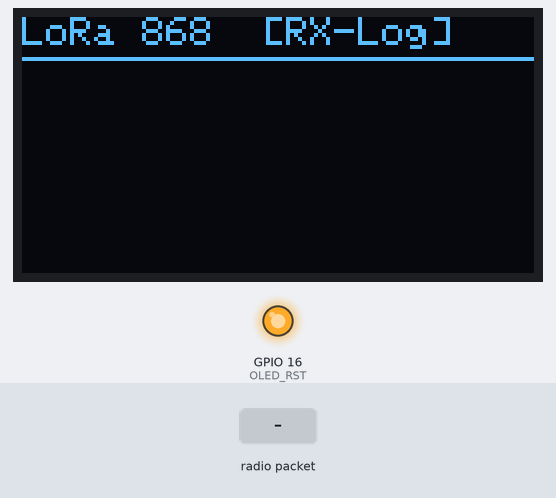
The sketch below on a simulated ESP32. On the bench: 128×64 one-colour display, output pins drawn as LEDs (lit = HIGH). The inputs (shaded band) are chosen by the test bench. No radio packets arrive unless stated; pins used as bus, display or sensor lines are not drawn; what the sketch prints to the serial monitor is not drawn.

Above: at 5.6 s.
5.7 s: radio packet "1" arrives
At 6.0 s:
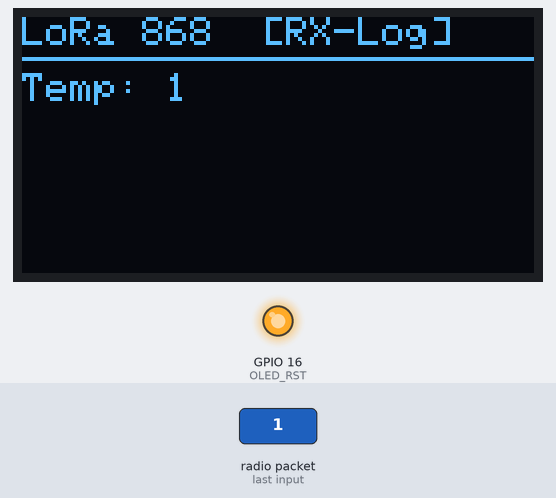
7.2 s: radio packet "0" arrives
At 8.4 s:
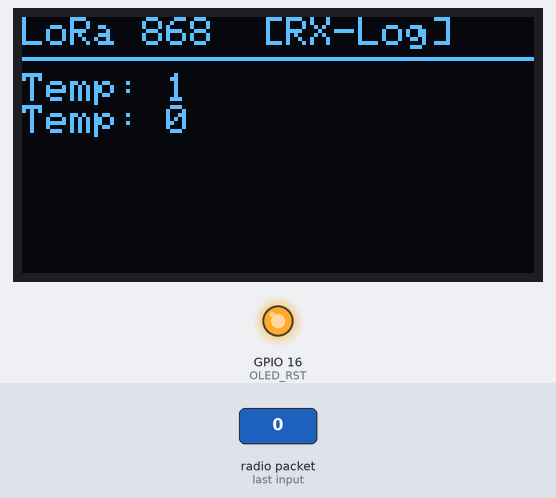
8.7 s: radio packet "2" arrives
At 9.6 s:
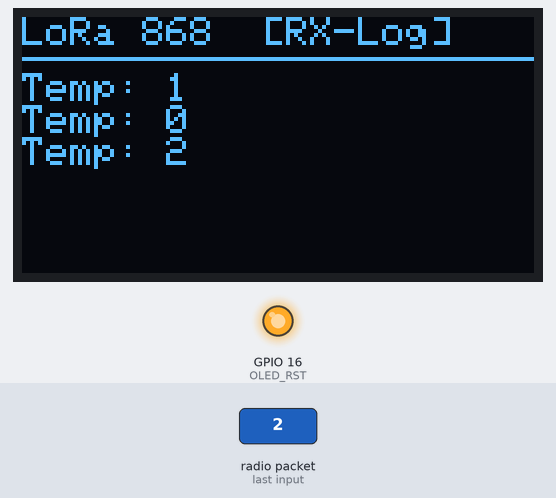
Timing chart, 0 to 11.7 s (numbered marks = the images above; inputs shaded):
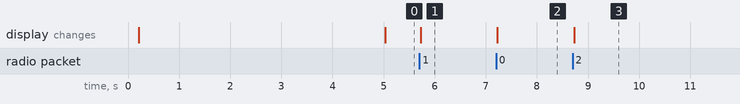

The sketch:

serverstromsparend.ino
```cpp
// Heltec ESP32 LoRa – SERVER: empfängt ASCII und zeigt sie nacheinander (Log) auf dem OLED
#include <Wire.h>                          // I2C-Bibliothek (für OLED)
#include <SPI.h>                           // SPI-Bibliothek (für LoRa)
#include <RH_RF95.h>                       // RadioHead-Treiber für RFM95
#include <Adafruit_GFX.h>                  // Grafikgrundlagen für OLED
#include <Adafruit_SSD1306.h>              // Treiber für SSD1306-OLED

// ===== OLED =====
#define SCREEN_WIDTH 128                   // OLED-Breite in Pixel
#define SCREEN_HEIGHT 64                   // OLED-Höhe in Pixel
#define OLED_SDA 4                         // I2C SDA-Pin auf Heltec ESP32
#define OLED_SCL 15                        // I2C SCL-Pin auf Heltec ESP32
#define OLED_RST 16                        // OLED-Reset-Pin
Adafruit_SSD1306 display(SCREEN_WIDTH, SCREEN_HEIGHT, &Wire, -1); // OLED-Objekt über I2C

// ===== LoRa (Heltec V2 Pinout) =====
#define RFM95_CS   18                      // Chip-Select des RFM95
#define RFM95_RST  14                      // Reset-Pin des RFM95
#define RFM95_INT  26                      // DIO0/IRQ-Pin des RFM95
#define RF95_FREQ  868.0                   // Arbeitsfrequenz (muss zum Sender passen)
#define LORA_SCK    5                      // SPI SCK-Pin
#define LORA_MISO  19                      // SPI MISO-Pin
#define LORA_MOSI  27                      // SPI MOSI-Pin

RH_RF95 rf95(RFM95_CS, RFM95_INT);         // RadioHead-Objekt (CS, IRQ)

// ===== Log-Puffer (zeigt zuletzt empfangene Nachrichten hintereinander) =====
static const uint8_t MAX_LINES = 6;        // Max. 6 Textzeilen ins 64px-Display (mit Header)
String lines[MAX_LINES];                   // Ringpuffer der letzten Zeilen
uint8_t head = 0;                          // Index der nächsten zu überschreibenden Zeile
uint32_t lastDraw = 0;                     // Zeitstempel der letzten OLED-Aktualisierung

// --- OLED Kopf ---
void drawHeader(const char* status){       // Zeichnet Kopfzeile mit Status-Text
  display.clearDisplay();                  // Bildschirm löschen
  display.setTextSize(1);                  // Textgröße 1 (5x7)
  display.setTextColor(SSD1306_WHITE);     // Farbe: Weiß (monochrom)
  display.setCursor(0,0);                  // Cursor oben links
  display.print("LoRa 868  ["); display.print(status); display.println("]"); // Titel + Status
  display.drawLine(0,10,SCREEN_WIDTH,10,SSD1306_WHITE); // Trennlinie unter Kopf
}

// --- Log-Rendering ---
void redrawLog(){                          // Zeichnet alle gespeicherten Zeilen neu
  drawHeader("RX-Log");                    // Kopf „RX-Log“ anzeigen
  // Startposition für Textzeilen
  int y = 14;                              // Erste Textzeile unter der Trennlinie
  display.setTextSize(1);                  // Textgröße 1

  // Älteste zuerst zeichnen
  for(uint8_t i=0;i<MAX_LINES;i++){        // Schleife über alle Slots im Ringpuffer
    uint8_t idx = (head + i) % MAX_LINES;  // Index in chronologischer Reihenfolge
    if(lines[idx].length() == 0) continue; // Leere Einträge überspringen
    display.setCursor(0, y);               // Cursor setzen
    // Auf ~21-22 Zeichen begrenzen, damit es in 128px passt
    String s = lines[idx];                 // Zeile kopieren
    if(s.length() > 22) s = s.substring(0, 22); // Hartes Kürzen für Displaybreite
    display.print(s);                      // Zeile ausgeben
    y += 8;                                // Nächste Zeile: 8px tiefer
  }
  display.display();                       // Puffer auf Display übertragen
  lastDraw = millis();                     // Zeitstempel aktualisieren
}

// --- Neue Zeile in den Ringpuffer einfügen ---
void pushLine(const String& s){            // Fügt neue Zeile ein und zeichnet neu
  // Überschreibe die aktuelle Kopfzeile, dann Kopf weiterschieben
  lines[head] = s;                         // Aktuellen Slot befüllen
  head = (head + 1) % MAX_LINES;           // Kopf eins weiter (Ring)
  redrawLog();                             // Anzeige aktualisieren
}

void setup(){
  Serial.begin(115200);                    // Serielle Konsole für Debug
  while(!Serial) {}                        // Warten (bei manchen Boards nötig)

  // OLED init
  Wire.begin(OLED_SDA, OLED_SCL);          // I2C mit spezifischen Pins starten
  pinMode(OLED_RST, OUTPUT);               // OLED-Resetpin als Ausgang
  digitalWrite(OLED_RST, LOW);  delay(50); // Reset-Impuls
  digitalWrite(OLED_RST, HIGH); delay(50); // Release Reset
  if(!display.begin(SSD1306_SWITCHCAPVCC, 0x3C)){ // OLED init an I2C-Adresse 0x3C
   // Serial.println("OLED nicht gefunden!");     // Optionaler Fehlerhinweis (auskommentiert)
    while(1);                           // Halt, wenn kein Display gefunden
  }
  drawHeader("Init"); display.display();   // Initialen Header anzeigen

  // LoRa init
  SPI.begin(LORA_SCK, LORA_MISO, LORA_MOSI, RFM95_CS); // SPI mit benutzerdefinierten Pins
  pinMode(RFM95_RST, OUTPUT);              // RFM95 Reset als Ausgang
  digitalWrite(RFM95_RST, HIGH); delay(10);// Reset-Leitung vorbereiten
  digitalWrite(RFM95_RST, LOW);  delay(10);// Reset auslösen
  digitalWrite(RFM95_RST, HIGH); delay(10);// Reset freigeben

  if(!rf95.init()){ Serial.println("RF95 init Fehler"); while(1); } // Treiber/Hardware prüfen
  if(!rf95.setFrequency(RF95_FREQ)){ Serial.println("Freq Fehler"); while(1); } // Frequenz setzen
  rf95.setTxPower(14, false);               // Sendeleistung (für Antworten/Relays; hier Empfangsgerät)
  rf95.setModemConfig(RH_RF95::Bw125Cr45Sf128); // Modemparameter (müssen Sender entsprechen)

  drawHeader("Bereit");                    // Status auf Display
  display.setCursor(0, 14);
  display.println("Warte auf Pakete...");  // Infozeile
  display.display();                        // Anzeigen
  Serial.println("Server bereit, warte auf Pakete..."); // Konsolenhinweis
}

void loop(){
  if(rf95.available()){                    // Prüfen, ob ein Paket im RX-Puffer liegt
    uint8_t buf[RH_RF95_MAX_MESSAGE_LEN];  // Empfangspuffer
    uint8_t len = sizeof(buf);             // Maximale Länge initial setzen

    if(rf95.recv(buf, &len)){              // Paket empfangen (len wird angepasst)
      if(len >= sizeof(buf)) len = sizeof(buf)-1; // Sicherheitskürzung (Nullterminator)
      buf[len] = 0;                        // C-String terminieren
      char* msg = (char*)buf;              // Zeiger auf empfangenen Text

      int16_t rssi = rf95.lastRssi();      // Empfangspegel (RSSI) auslesen

      // Auf Konsole
      Serial.print("RX ["); Serial.print(len); Serial.print("] "); // Länge ausgeben
      Serial.print(msg);                                         // Inhalt ausgeben
      Serial.print("  RSSI="); Serial.println(rssi);             // Pegel ausgeben

      // Zusammengefasste Logzeile bauen: "RSSI=-xx  <Nachricht>"
      // Kürzen auf ca. 22 Zeichen übernimmt redrawLog()
     // String line = "R=" + String(rssi) + " " + String(msg);   // Alternative mit RSSI (auskommentiert)
     String line = "Temp: " + String(msg); // Anzeigepräfix „Temp:“ + gesamte Nachricht (CSV)
      pushLine(line);                       // In Ringpuffer legen und anzeigen


    }
  } else {
    // optional: alle paar Sekunden Kopf neu zeichnen, falls Ghosting
    if (millis() - lastDraw > 5000) redrawLog(); // Refresh nach 5 s
    delay(15);                                   // Kleine Entlastung der CPU
  }
}
```

Measured:
- after the input at 5.7 s, the display: changes at once (image 1)
- after the input at 7.2 s, the display: changes at once (image 2)
- after the input at 8.7 s, the display: changes at once (image 3)
